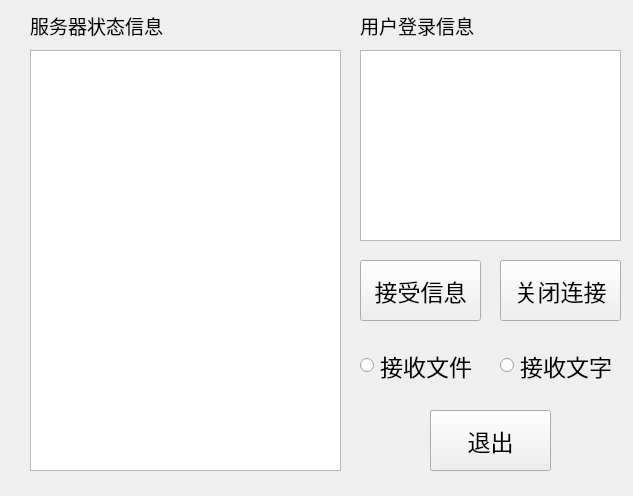
<?xml version="1.0" encoding="UTF-8"?>
<ui version="4.0">
 <class>Server</class>
 <widget class="QWidget" name="Server">
  <property name="geometry">
   <rect>
    <x>0</x>
    <y>0</y>
    <width>633</width>
    <height>496</height>
   </rect>
  </property>
  <property name="windowTitle">
   <string>服务端</string>
  </property>
  <widget class="QPushButton" name="closeConnectionButton">
   <property name="geometry">
    <rect>
     <x>500</x>
     <y>260</y>
     <width>121</width>
     <height>61</height>
    </rect>
   </property>
   <property name="font">
    <font>
     <family>微软雅黑</family>
     <pointsize>17</pointsize>
    </font>
   </property>
   <property name="text">
    <string>关闭连接</string>
   </property>
  </widget>
  <widget class="QPushButton" name="exitButton">
   <property name="geometry">
    <rect>
     <x>430</x>
     <y>410</y>
     <width>121</width>
     <height>61</height>
    </rect>
   </property>
   <property name="font">
    <font>
     <family>微软雅黑</family>
     <pointsize>17</pointsize>
    </font>
   </property>
   <property name="text">
    <string>退出</string>
   </property>
  </widget>
  <widget class="QLabel" name="serverInfoLabel">
   <property name="geometry">
    <rect>
     <x>30</x>
     <y>10</y>
     <width>151</width>
     <height>31</height>
    </rect>
   </property>
   <property name="font">
    <font>
     <family>微软雅黑</family>
     <pointsize>14</pointsize>
    </font>
   </property>
   <property name="text">
    <string>服务器状态信息</string>
   </property>
  </widget>
  <widget class="QLabel" name="userInfoLabel">
   <property name="geometry">
    <rect>
     <x>360</x>
     <y>10</y>
     <width>141</width>
     <height>31</height>
    </rect>
   </property>
   <property name="font">
    <font>
     <family>微软雅黑</family>
     <pointsize>14</pointsize>
    </font>
   </property>
   <property name="text">
    <string>用户登录信息</string>
   </property>
  </widget>
  <widget class="QPushButton" name="waitConnectionButton">
   <property name="geometry">
    <rect>
     <x>360</x>
     <y>260</y>
     <width>121</width>
     <height>61</height>
    </rect>
   </property>
   <property name="font">
    <font>
     <family>微软雅黑</family>
     <pointsize>17</pointsize>
    </font>
   </property>
   <property name="text">
    <string>接受信息</string>
   </property>
  </widget>
  <widget class="QRadioButton" name="recvFileRadioButton">
   <property name="geometry">
    <rect>
     <x>360</x>
     <y>340</y>
     <width>121</width>
     <height>51</height>
    </rect>
   </property>
   <property name="font">
    <font>
     <family>微软雅黑</family>
     <pointsize>17</pointsize>
    </font>
   </property>
   <property name="text">
    <string>接收文件</string>
   </property>
  </widget>
  <widget class="QRadioButton" name="recvTextRadioButton">
   <property name="geometry">
    <rect>
     <x>500</x>
     <y>340</y>
     <width>111</width>
     <height>51</height>
    </rect>
   </property>
   <property name="font">
    <font>
     <family>微软雅黑</family>
     <pointsize>17</pointsize>
    </font>
   </property>
   <property name="text">
    <string>接收文字</string>
   </property>
  </widget>
  <widget class="QTextEdit" name="userInfoEdit">
   <property name="geometry">
    <rect>
     <x>360</x>
     <y>50</y>
     <width>261</width>
     <height>191</height>
    </rect>
   </property>
   <property name="font">
    <font>
     <family>微软雅黑</family>
     <pointsize>14</pointsize>
    </font>
   </property>
   <property name="html">
    <string>&lt;!DOCTYPE HTML PUBLIC &quot;-//W3C//DTD HTML 4.0//EN&quot; &quot;http://www.w3.org/TR/REC-html40/strict.dtd&quot;&gt;
&lt;html&gt;&lt;head&gt;&lt;meta name=&quot;qrichtext&quot; content=&quot;1&quot; /&gt;&lt;style type=&quot;text/css&quot;&gt;
p, li { white-space: pre-wrap; }
&lt;/style&gt;&lt;/head&gt;&lt;body style=&quot; font-family:'微软雅黑'; font-size:14pt; font-weight:400; font-style:normal;&quot;&gt;
&lt;p style=&quot;-qt-paragraph-type:empty; margin-top:0px; margin-bottom:0px; margin-left:0px; margin-right:0px; -qt-block-indent:0; text-indent:0px; font-size:18pt;&quot;&gt;&lt;br /&gt;&lt;/p&gt;&lt;/body&gt;&lt;/html&gt;</string>
   </property>
  </widget>
  <widget class="QTextEdit" name="serverInfoEdit">
   <property name="geometry">
    <rect>
     <x>30</x>
     <y>50</y>
     <width>311</width>
     <height>421</height>
    </rect>
   </property>
   <property name="font">
    <font>
     <family>微软雅黑</family>
     <pointsize>14</pointsize>
    </font>
   </property>
  </widget>
 </widget>
 <resources/>
 <connections/>
</ui>
